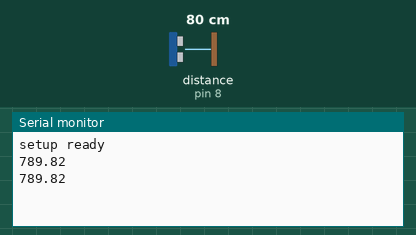
A sketch run on a simulated Arduino Uno, built with avr-gcc and run on an emulated ATmega328P. On the bench: the last lines printed to the serial monitor. Wiring (inferred from the names in the program): ultrasonic range finder: trigger pin 9; echo pin 8. The inputs (shaded band) are chosen by the test bench; at power-on: distance to the obstacle (sensor on pin 8) 80 cm. The echo pulse lasts 58.3 µs per cm.

Above: at 1.3 s.
1.4 s: distance to the obstacle (sensor on pin 8) set to 2 cm
At 2.4 s:
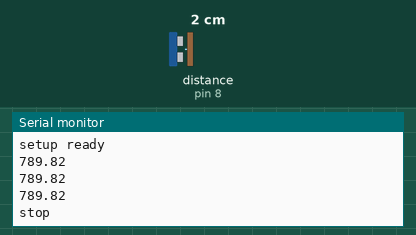
4.0 s: distance to the obstacle (sensor on pin 8) set to 35 cm
At 4.4 s:
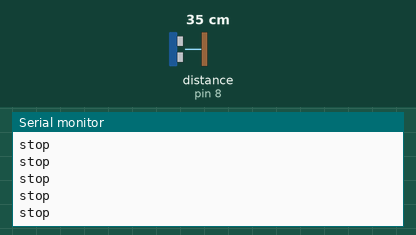
Timing chart, 0 to 7.0 s (numbered marks = the images above; inputs shaded):
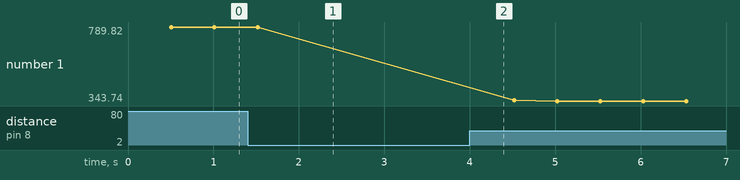

Measured:
- after the input at 1.4 s, the serial monitor: prints a new line after 0.62 s (image 1)
- plotted number 1: 789.82 → 343.74 after the input at 4.0 s

The sketch:

Engedi_Ultrasonic.ino
```cpp
int trigger_pin = 9;
int echo_pin = 8;
float distance = 0;
float speedofsound = 0.034;
float timeofsense = 0;

void setup() {
  // put your setup code here, to run once:
  pinMode (trigger_pin, OUTPUT);
  pinMode (echo_pin, INPUT);
  Serial.begin (9600);
  Serial.println ("setup ready");
}

void loop() {
  // put your main code here, to run repeatedly:
  digitalWrite (trigger_pin, HIGH);
  delayMicroseconds (10);
  digitalWrite (trigger_pin, LOW);
  timeofsense = pulseIn (echo_pin, HIGH);
  distance = speedofsound * timeofsense / 2 ;
  distance = distance * 10;
  delay (500);
  //Serial.println (distance);
  if (distance <= 200) {
    Serial.println ("stop");
  } else {
    Serial.println (distance);
  }

}
```
